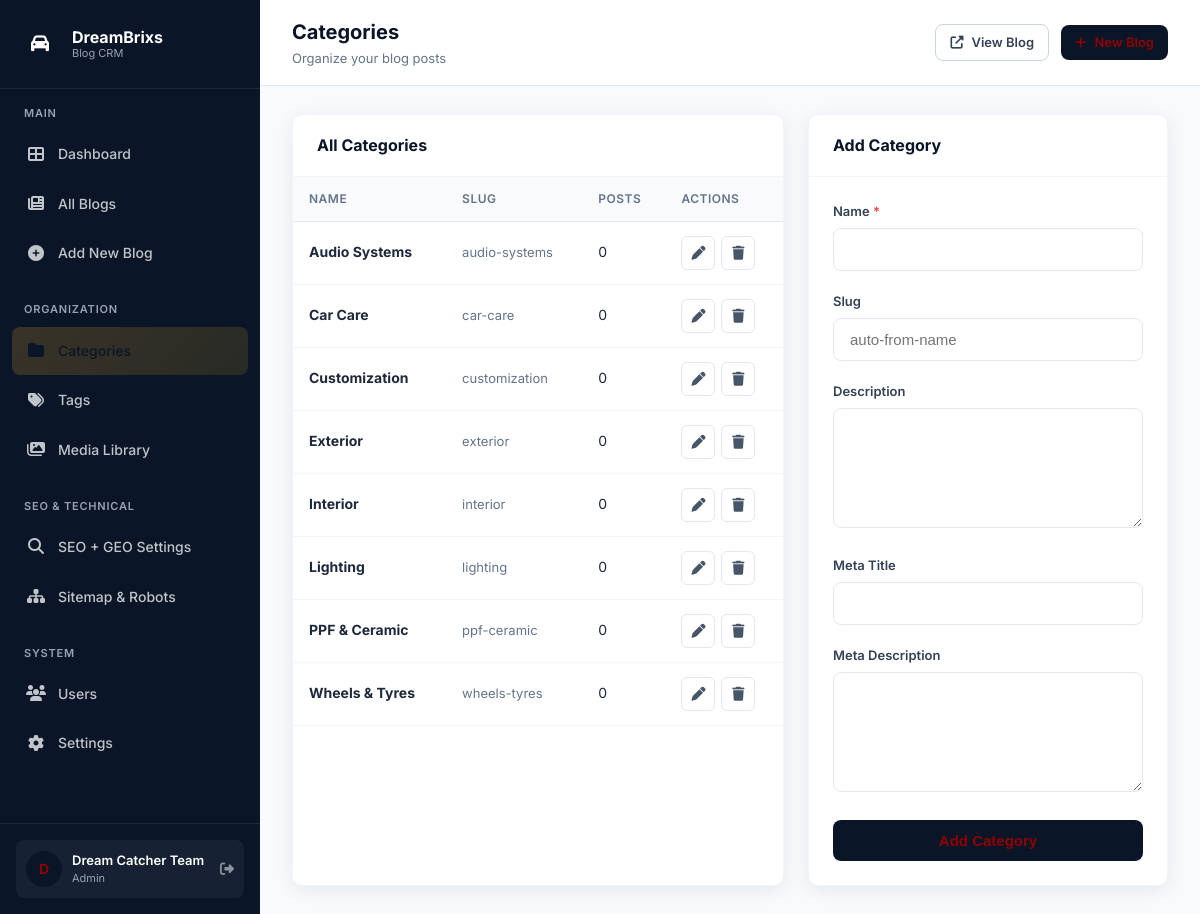
The page /blog/admin/categories.php (signed in) on the database its author committed.
### tables this page shows
CREATE TABLE users (
    id INT UNSIGNED AUTO_INCREMENT PRIMARY KEY,
    username VARCHAR(50) NOT NULL UNIQUE,
    email VARCHAR(100) NOT NULL UNIQUE,
    password VARCHAR(255) NOT NULL,
    full_name VARCHAR(100) NOT NULL,
    role ENUM('admin', 'editor', 'author') DEFAULT 'author',
    avatar VARCHAR(255) DEFAULT NULL,
    bio TEXT DEFAULT NULL,
    expertise VARCHAR(255) DEFAULT NULL,
    is_active TINYINT(1) DEFAULT 1,
    last_login DATETIME DEFAULT NULL,
    created_at TIMESTAMP DEFAULT CURRENT_TIMESTAMP,
    updated_at TIMESTAMP DEFAULT CURRENT_TIMESTAMP ON UPDATE CURRENT_TIMESTAMP
);

CREATE TABLE categories (
    id INT UNSIGNED AUTO_INCREMENT PRIMARY KEY,
    name VARCHAR(100) NOT NULL,
    slug VARCHAR(120) NOT NULL UNIQUE,
    description TEXT,
    meta_title VARCHAR(70) DEFAULT NULL,
    meta_description VARCHAR(160) DEFAULT NULL,
    image VARCHAR(255) DEFAULT NULL,
    icon VARCHAR(50) DEFAULT NULL,
    parent_id INT UNSIGNED DEFAULT NULL,
    sort_order INT DEFAULT 0,
    is_active TINYINT(1) DEFAULT 1,
    created_at TIMESTAMP DEFAULT CURRENT_TIMESTAMP,
    updated_at TIMESTAMP DEFAULT CURRENT_TIMESTAMP ON UPDATE CURRENT_TIMESTAMP,
    FOREIGN KEY (parent_id) REFERENCES categories(id) ON DELETE SET NULL
);

### blog/config.php (called while the page is built, shortened)
<?php
try {
    $dsn = "mysql:host=" . DB_HOST . ";port=" . DB_PORT . ";dbname=" . DB_NAME . ";charset=" . DB_CHARSET;
    $pdo = new PDO($dsn, DB_USER, DB_PASS, [
        PDO::ATTR_ERRMODE            => PDO::ERRMODE_EXCEPTION,
        PDO::ATTR_DEFAULT_FETCH_MODE => PDO::FETCH_ASSOC,
        PDO::ATTR_EMULATE_PREPARES   => false,
    ]);
} catch (PDOException $e) {
    $pdo = null;
}
function generate_csrf() {
    return $_SESSION[CSRF_TOKEN_NAME];
}
function current_user() {
    global $pdo;
    static $user = null;
    if ($user === null) {
        $stmt = $pdo->prepare("SELECT * FROM users WHERE id = ? AND is_active = 1");
        $stmt->execute([$_SESSION['user_id']]);
        $user = $stmt->fetch();
    }
    return $user;
}
function is_admin() {
    $user = current_user();
    return $user && $user['role'] === 'admin';
}
function e($str) {
    return htmlspecialchars($str ?? '', ENT_QUOTES, 'UTF-8');
}
function get_setting($key, $default = '') {
    global $pdo;
    static $settings = null;
    if ($settings === null) {
        $settings = [];
        if (!empty($pdo)) {
            try {
                $stmt = $pdo->query("SELECT setting_key, setting_value FROM settings");
                while ($row = $stmt->fetch()) {
                    $settings[$row['setting_key']] = $row['setting_value'];
                }
            } catch (Throwable $e) {
                $settings = [];
            }
        }
    }
    return $settings[$key] ?? $default;
}
function site_base() {
    return rtrim(get_setting('site_url', SITE_URL), '/');
}
function blog_list_url() {
    return site_base() . '/blog';
}

### blog/admin/categories.php (the view, shortened to what this page needs)
<?php
require_once __DIR__ . '/../config.php';
$page_title = 'Categories';
$page_subtitle = 'Organize your blog posts';
$edit_cat = null;
$categories = $pdo->query("
    SELECT c.*, COUNT(p.id) as post_count
    FROM categories c
    LEFT JOIN posts p ON p.category_id = c.id
    GROUP BY c.id
    ORDER BY c.name
")->fetchAll();
require __DIR__ . '/includes/header.php';
?>
<div style="display:grid; grid-template-columns: 1fr 360px; gap:24px;">
    <div class="card">
        <div class="card-header">
            <h3>All Categories</h3>
        </div>
        <div class="card-body" style="padding:0;">
            <table>
                <thead>
                    <tr>
                        <th>Name</th>
                        <th>Slug</th>
                        <th>Posts</th>
                        <th>Actions</th>
                    </tr>
                </thead>
                <tbody>
                    <?php foreach ($categories as $cat): ?>
                    <tr>
                        <td><strong><?= e($cat['name']) ?></strong></td>
                        <td style="color:#64748B;font-size:13px;"><?= e($cat['slug']) ?></td>
                        <td><?= $cat['post_count'] ?></td>
                        <td>
                            <div class="action-btns">
                                <a href="?edit=<?= $cat['id'] ?>" class="btn-icon"><i class="fas fa-pen"></i></a>
                                <a href="?delete=<?= $cat['id'] ?>&csrf=<?= e(generate_csrf()) ?>" class="btn-icon danger" onclick="return confirm('Delete this category?')"><i class="fas fa-trash"></i></a>
                            </div>
                        </td>
                    </tr>
                    <?php endforeach; ?>
                </tbody>
            </table>
        </div>
    </div>
    <div class="card">
        <div class="card-header">
            <h3><?= $edit_cat ? 'Edit Category' : 'Add Category' ?></h3>
        </div>
        <div class="card-body">
            <form method="POST">
                <div class="form-group">
                    <label class="form-label">Name <span class="required">*</span></label>
                    <input type="text" name="name" class="form-control" required value="<?= e($edit_cat['name'] ?? '') ?>">
                </div>
                <div class="form-group">
                    <label class="form-label">Slug</label>
                    <input type="text" name="slug" class="form-control" value="<?= e($edit_cat['slug'] ?? '') ?>" placeholder="auto-from-name">
                </div>
                <div class="form-group">
                    <label class="form-label">Description</label>
                    <textarea name="description" class="form-control" rows="3"><?= e($edit_cat['description'] ?? '') ?></textarea>
                </div>
                <div class="form-group">
                    <label class="form-label">Meta Title</label>
                    <input type="text" name="meta_title" class="form-control" value="<?= e($edit_cat['meta_title'] ?? '') ?>">
                </div>
                <div class="form-group">
                    <label class="form-label">Meta Description</label>
                    <textarea name="meta_description" class="form-control" rows="2"><?= e($edit_cat['meta_description'] ?? '') ?></textarea>
                </div>
                <button type="submit" class="btn btn-primary btn-block">
                    <?= $edit_cat ? 'Update Category' : 'Add Category' ?>
                </button>
            </form>
        </div>
    </div>
</div>
<?php require __DIR__ . '/includes/footer.php'; ?>

### blog/admin/includes/header.php (shortened to what this page needs)
<?php
$user = current_user();
?>
<!DOCTYPE html>
<html lang="en">
<head>
    <link rel="stylesheet" href="https://cdnjs.cloudflare.com/ajax/libs/font-awesome/6.5.1/css/all.min.css">
    <link rel="stylesheet" href="assets/css/admin.css">
</head>
<body>
<div class="admin-wrapper">
    <aside class="sidebar">
        <div class="sidebar-header">
            <div class="logo-icon"><i class="fas fa-car"></i></div>
            <div class="logo-text">
                DreamBrixs
                <span>Blog CRM</span>
            </div>
        </div>
        <nav class="sidebar-nav">
            <div class="nav-section">
                <div class="nav-section-title">Main</div>
                <a href="index.php" class="nav-item <?= ($page_title === 'Dashboard') ? 'active' : '' ?>">
                    <span class="icon"><i class="fas fa-th-large"></i></span> Dashboard
                </a>
                <a href="posts.php" class="nav-item <?= (strpos($page_title, 'Post') !== false || strpos($page_title, 'Blog') !== false) ? 'active' : '' ?>">
                    <span class="icon"><i class="fas fa-newspaper"></i></span> All Blogs
                </a>
                <a href="post-edit.php" class="nav-item <?= ($page_title === 'New Blog Post') ? 'active' : '' ?>">
                    <span class="icon"><i class="fas fa-plus-circle"></i></span> Add New Blog
                </a>
            </div>
            <div class="nav-section">
                <div class="nav-section-title">Organization</div>
                <a href="categories.php" class="nav-item <?= (strpos($page_title, 'Categor') !== false) ? 'active' : '' ?>">
                    <span class="icon"><i class="fas fa-folder"></i></span> Categories
                </a>
                <a href="tags.php" class="nav-item <?= (strpos($page_title, 'Tag') !== false) ? 'active' : '' ?>">
                    <span class="icon"><i class="fas fa-tags"></i></span> Tags
                </a>
                <a href="media.php" class="nav-item <?= ($page_title === 'Media Library') ? 'active' : '' ?>">
                    <span class="icon"><i class="fas fa-images"></i></span> Media Library
                </a>
            </div>
            <div class="nav-section">
                <div class="nav-section-title">SEO & Technical</div>
                <a href="seo-settings.php" class="nav-item <?= (strpos($page_title, 'SEO') !== false) ? 'active' : '' ?>">
                    <span class="icon"><i class="fas fa-search"></i></span> SEO + GEO Settings
                </a>
                <a href="sitemap.php" class="nav-item <?= ($page_title === 'Sitemap') ? 'active' : '' ?>">
                    <span class="icon"><i class="fas fa-sitemap"></i></span> Sitemap & Robots
                </a>
            </div>
            <?php if (is_admin()): ?>
            <div class="nav-section">
                <div class="nav-section-title">System</div>
                <a href="users.php" class="nav-item <?= ($page_title === 'Users') ? 'active' : '' ?>">
                    <span class="icon"><i class="fas fa-users"></i></span> Users
                </a>
                <a href="settings.php" class="nav-item <?= ($page_title === 'Settings') ? 'active' : '' ?>">
                    <span class="icon"><i class="fas fa-cog"></i></span> Settings
                </a>
            </div>
            <?php endif; ?>
        </nav>
        <div class="sidebar-footer">
            <div class="user-info">
                <div class="user-avatar"><?= strtoupper(substr($user['full_name'] ?? 'A', 0, 1)) ?></div>
                <div class="user-details">
                    <div class="name"><?= e($user['full_name'] ?? 'Admin') ?></div>
                    <div class="role"><?= e($user['role'] ?? 'admin') ?></div>
                </div>
                <a href="logout.php" title="Logout" style="color: rgba(255,255,255,0.5); font-size: 14px;"><i class="fas fa-sign-out-alt"></i></a>
            </div>
        </div>
    </aside>
    <div class="main-content">
        <header class="topbar">
            <div class="topbar-title">
                <h2><?= e($page_title) ?></h2>
                <?php if (!empty($page_subtitle)): ?>
                    <p><?= e($page_subtitle) ?></p>
                <?php endif; ?>
            </div>
            <div class="topbar-actions">
                <a href="<?= e(blog_list_url()) ?>" target="_blank" class="btn btn-outline btn-sm">
                    <i class="fas fa-external-link-alt"></i> View Blog
                </a>
                <a href="post-edit.php" class="btn btn-primary btn-sm">
                    <i class="fas fa-plus"></i> New Blog
                </a>
            </div>
        </header>
        <div class="content-area">

### blog/admin/includes/footer.php (shortened to what this page needs)
        </div>
    </div>
</div>
</body>
</html>

### rows shown on the page
users: full_name "D", full_name "Dream Catcher Team", role "Admin"
categories: name "Audio Systems", slug "audio-systems", post_count "0"
categories: name "Car Care", slug "car-care", post_count "0"
categories: name "Customization", slug "customization", post_count "0"
categories: name "Exterior", slug "exterior", post_count "0"
categories: name "Interior", slug "interior", post_count "0"
categories: name "Lighting", slug "lighting", post_count "0"
categories: name "PPF & Ceramic", slug "ppf-ceramic", post_count "0"
categories: name "Wheels & Tyres", slug "wheels-tyres", post_count "0"

### other values the page prints
$page_title "Categories"
$page_subtitle "Organize your blog posts"
